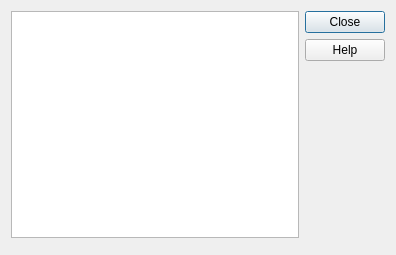
<?xml version="1.0" encoding="UTF-8"?>
<ui version="4.0">
 <class>Dialog</class>
 <widget class="QDialog" name="Dialog">
  <property name="windowModality">
   <enum>Qt::ApplicationModal</enum>
  </property>
  <property name="geometry">
   <rect>
    <x>0</x>
    <y>0</y>
    <width>396</width>
    <height>255</height>
   </rect>
  </property>
  <property name="windowTitle">
   <string>Note Types</string>
  </property>
  <layout class="QVBoxLayout" name="verticalLayout_5" stretch="100,0">
   <property name="spacing">
    <number>0</number>
   </property>
   <item>
    <layout class="QGridLayout" name="gridLayout_2">
     <property name="spacing">
      <number>6</number>
     </property>
     <item row="1" column="0">
      <widget class="QListWidget" name="modelsList">
       <property name="sizePolicy">
        <sizepolicy hsizetype="Expanding" vsizetype="Preferred">
         <horstretch>0</horstretch>
         <verstretch>0</verstretch>
        </sizepolicy>
       </property>
      </widget>
     </item>
     <item row="1" column="1">
      <layout class="QVBoxLayout" name="verticalLayout_3">
       <property name="spacing">
        <number>12</number>
       </property>
       <item>
        <widget class="QDialogButtonBox" name="buttonBox">
         <property name="orientation">
          <enum>Qt::Vertical</enum>
         </property>
         <property name="standardButtons">
          <set>QDialogButtonBox::Close|QDialogButtonBox::Help</set>
         </property>
        </widget>
       </item>
      </layout>
     </item>
    </layout>
   </item>
   <item>
    <spacer name="verticalSpacer_2">
     <property name="orientation">
      <enum>Qt::Vertical</enum>
     </property>
     <property name="sizeType">
      <enum>QSizePolicy::Minimum</enum>
     </property>
     <property name="sizeHint" stdset="0">
      <size>
       <width>20</width>
       <height>6</height>
      </size>
     </property>
    </spacer>
   </item>
  </layout>
 </widget>
 <tabstops>
  <tabstop>modelsList</tabstop>
 </tabstops>
 <resources>
  <include location="icons.qrc"/>
 </resources>
 <connections>
  <connection>
   <sender>buttonBox</sender>
   <signal>accepted()</signal>
   <receiver>Dialog</receiver>
   <slot>accept()</slot>
   <hints>
    <hint type="sourcelabel">
     <x>252</x>
     <y>513</y>
    </hint>
    <hint type="destinationlabel">
     <x>157</x>
     <y>274</y>
    </hint>
   </hints>
  </connection>
  <connection>
   <sender>buttonBox</sender>
   <signal>rejected()</signal>
   <receiver>Dialog</receiver>
   <slot>reject()</slot>
   <hints>
    <hint type="sourcelabel">
     <x>320</x>
     <y>513</y>
    </hint>
    <hint type="destinationlabel">
     <x>286</x>
     <y>274</y>
    </hint>
   </hints>
  </connection>
 </connections>
</ui>
